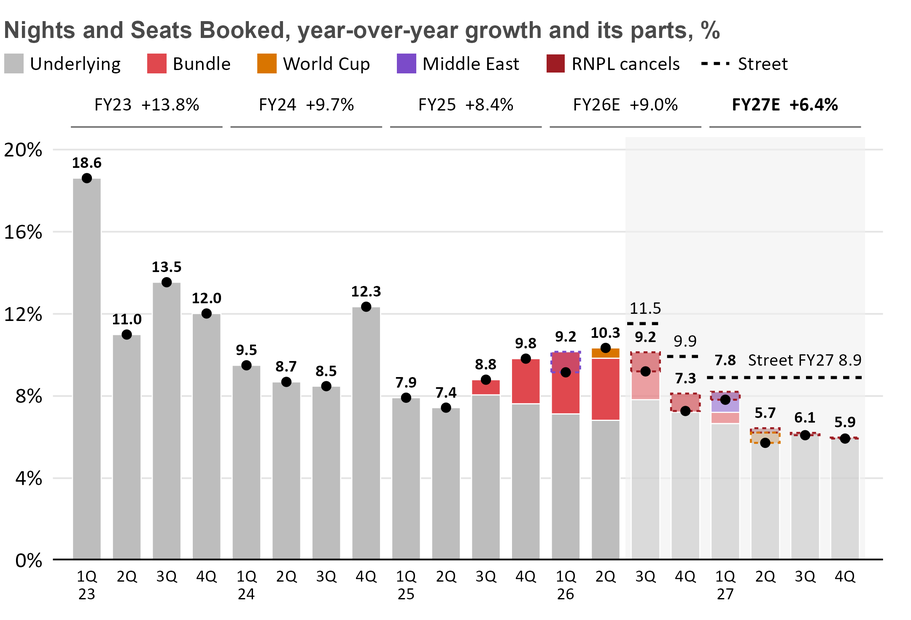
#> input picture deck/Graphs/pm_feedback_v4_1/graph1_nights_history.png, 911 x 620 px, shrunk from 2160 x 1470 before the run
$ python compose_v4_1.py
#> lines starting #> are read from the running program, lines starting #| are printed output that depends on the picture
"""Memo v4.1: put the doc caption on each chart image (takeaway above, source below), as compose.py does for v4.
Graph 1 is the new history chart (graph1_history.R); Graph 2 is v4's stays-index proof chart, unchanged.
Font search covers Windows Calibri as well as the Linux Carlito/Liberation paths compose.py used (compose.py falls back to
PIL's bitmap font on Windows). Output: deck/Graphs/pm_feedback_v4_1/graph{1,2}_captioned.png.
Run from the repo root: python analysis/src/pitch_charts_pm/compose_v4_1.py
"""
import textwrap
from pathlib import Path

from PIL import Image, ImageDraw, ImageFont

ROOT = Path(__file__).resolve().parents[3]
OUT = ROOT / "deck/Graphs/pm_feedback_v4_1"


def font(bold=False, size=60):
    for p in (f"C:/Windows/Fonts/calibri{'b' if bold else ''}.ttf",
              f"/usr/share/fonts/truetype/crosextra/Carlito-{'Bold' if bold else 'Regular'}.ttf",
              f"/usr/share/fonts/truetype/liberation/LiberationSans-{'Bold' if bold else 'Regular'}.ttf"):
        if Path(p).exists():
            return ImageFont.truetype(p, size)
    raise FileNotFoundError("no Calibri/Carlito/Liberation font found")


def compose(src, dst, takeaway, source, top_size=64, src_size=44, wrap_top=66, wrap_src=112):
#> called with top_size = 64, src_size = 44, wrap_top = 66, wrap_src = 112
    chart = Image.open(src).convert("RGB")
#> chart is the input picture: PIL image 911x620 RGB; mean R, G, B 235, 233, 233.1
    w = chart.width
#> w = 911
    ft, fs = font(True, top_size), font(False, src_size)
    top = textwrap.wrap(takeaway, wrap_top)
    bot = textwrap.wrap(source, wrap_src)
    lh_t, lh_s = int(top_size * 1.18), int(src_size * 1.2)
    h = 20 + lh_t * len(top) + 10 + chart.height + 14 + lh_s * len(bot) + 16
#> h = 934
    img = Image.new("RGB", (w, h), "white")
#> img: PIL image 911x934 RGB; every value is 255
    d = ImageDraw.Draw(img)
    y = 20
    for line in top:
        d.text((20, y), line, font=ft, fill="#000000")
        y += lh_t
#> after the loop, y = 170
    y += 10
#> y = 180
    img.paste(chart, (0, y))
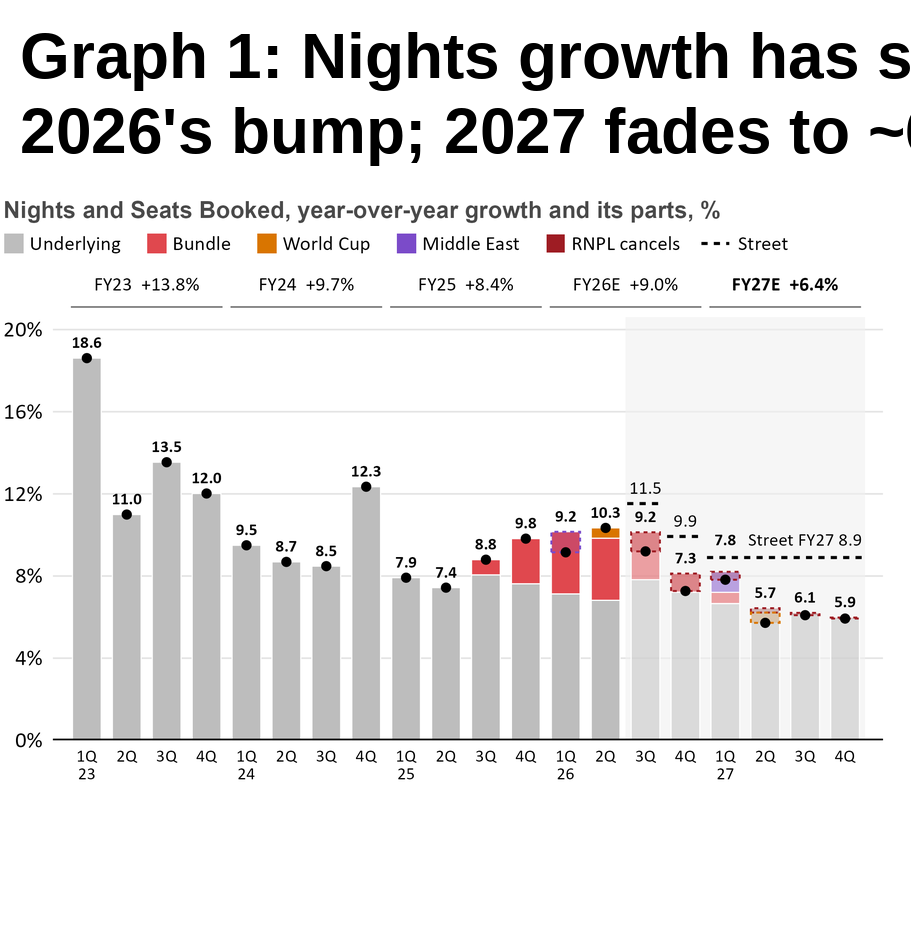
#> img: PIL image 911x934 RGB; mean R, G, B 232.6, 231.3, 231.3
    y += chart.height + 14
#> y = 814
    for line in bot:
        d.text((20, y), line, font=fs, fill="#595959")
        y += lh_s
#> this loop made 2 passes
#> y on passes 1 to 2: 866, 918
#> after the loop, y = 918
    img.save(dst, dpi=(300, 300))
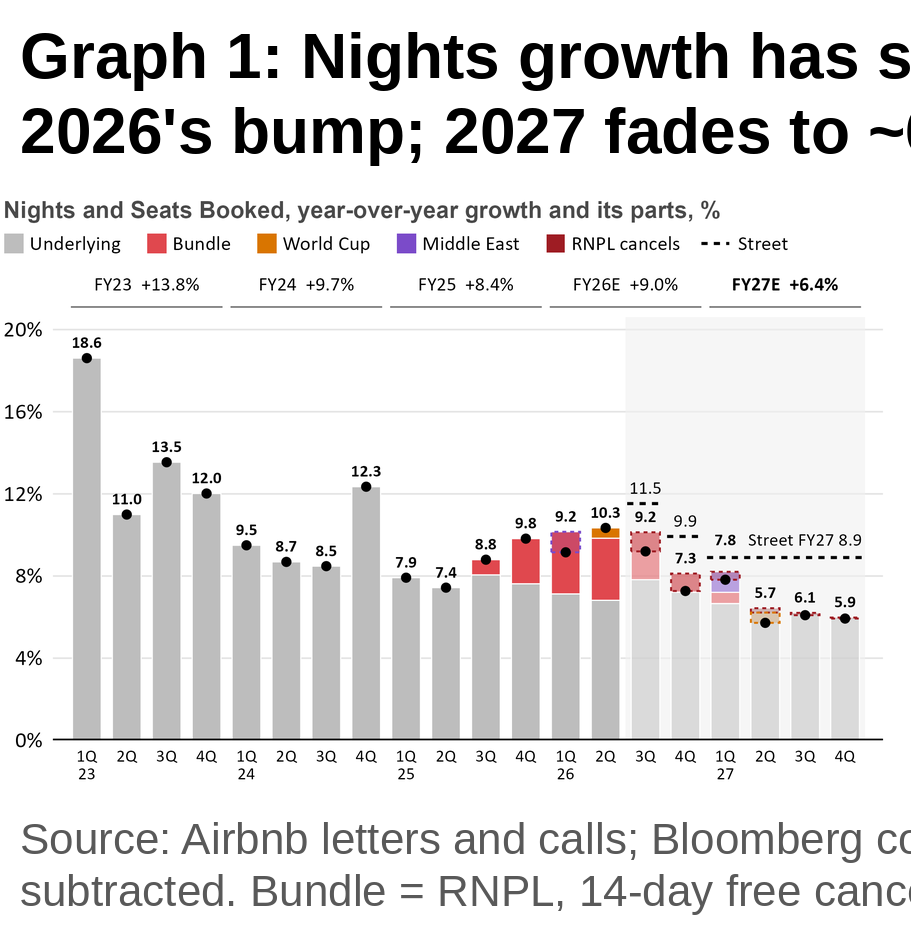
#> saved as graph1_captioned.png: PIL image 911x934 RGB; mean R, G, B 229.6, 228.3, 228.3
    print("wrote", dst, img.size)
#| wrote deck/Graphs/pm_feedback_v4_1/graph1_captioned.png (911, 934)


compose(OUT / "graph1_nights_history.png", OUT / "graph1_captioned.png",
        "Graph 1: Nights growth has slowed since 2023; the bundle bought 2026's bump; 2027 fades to ~6% vs the "
        "Street's 8.9%",
        "Source: Airbnb letters and calls; Bloomberg consensus; team model v2. Shaded = forecast; dashed boxes are "
        "subtracted. Bundle = RNPL, 14-day free cancellation, host-only fee. World Cup +0.5pt is a team assumption.")
compose(ROOT / "deck/Graphs/pm_feedback_v4/graph2_stays_index_proof.png", OUT / "graph2_captioned.png",
        "Graph 2: Counting completed stays, 3Q26 nights grow ~9%, below every Street estimate",
        "Source: Inside Airbnb reviews (123 cities); Airbnb letters; Bloomberg (12 Sep 2026); team model v2. Circles: "
        "walk-forward predictions, refit each quarter (n 10). 3Q26: mapping frozen on 1Q23-2Q25; bar = ±1 RMSE.")
#> call 2 of compose, with top_size = 64, src_size = 44, wrap_top = 66, wrap_src = 112
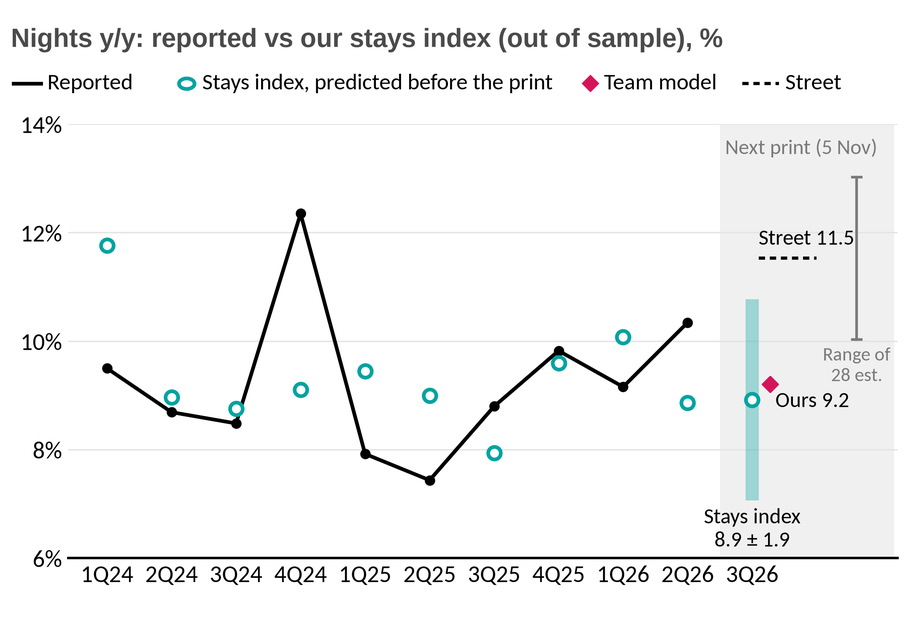
#> input picture deck/Graphs/pm_feedback_v4/graph2_stays_index_proof.png, 911 x 620 px, shrunk from 2160 x 1470 before the run
#> after the loop in compose (call 2), `for line in top:`: y = 170
#> in compose (call 2), `y += 10`: y = 180
#> in compose (call 2), `img.paste(chart, (0, y))`:
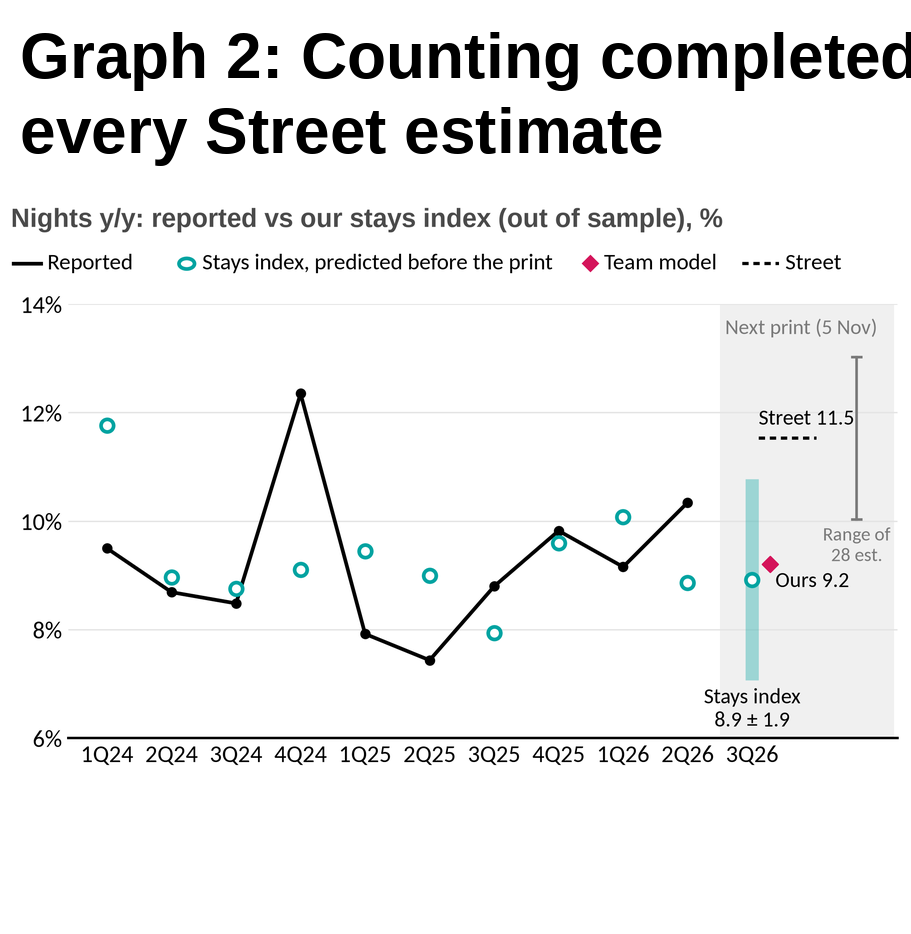
#> img: PIL image 911x934 RGB; mean R, G, B 239, 239.5, 239.5
#> in compose (call 2), `y += chart.height + 14`: y = 814
#> the loop in compose (call 2), `for line in bot:` made 2 passes
#> after the loop in compose (call 2), `for line in bot:`: y = 918
#> in compose (call 2), `img.save(dst, dpi=(300, 300))`:
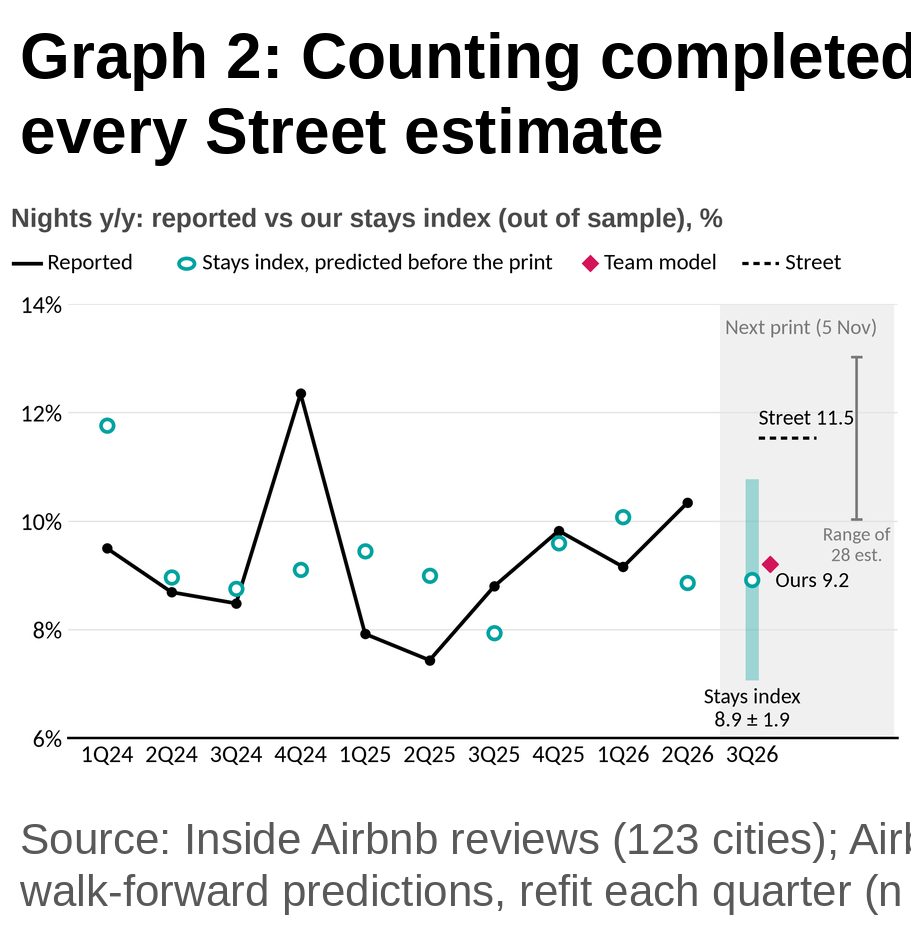
#> saved as graph2_captioned.png: PIL image 911x934 RGB; mean R, G, B 236, 236.4, 236.5
#| wrote deck/Graphs/pm_feedback_v4_1/graph2_captioned.png (911, 934)
